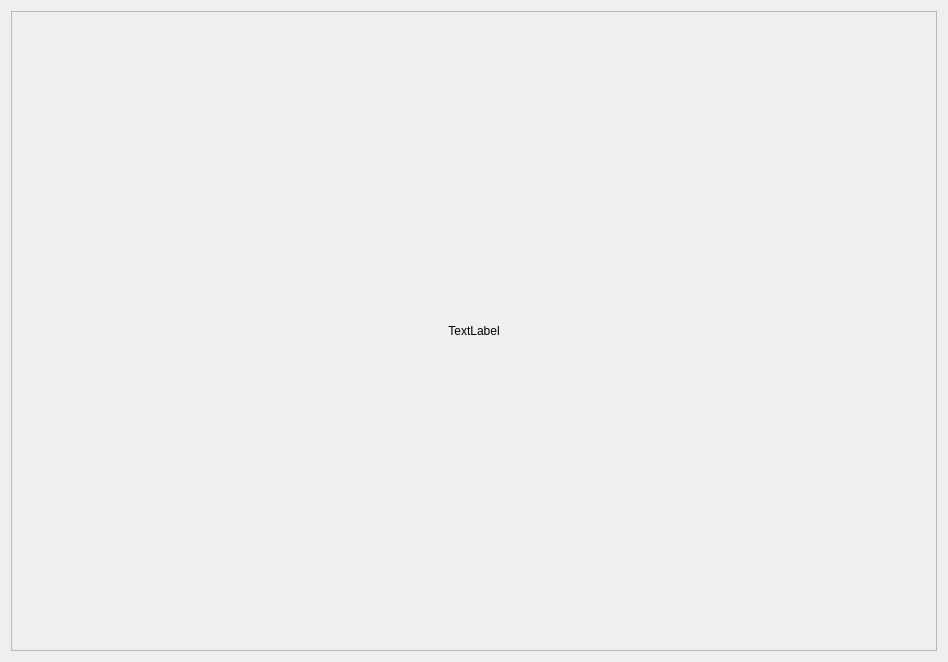
<?xml version="1.0" encoding="UTF-8"?>
<ui version="4.0">
 <class>frozenclass</class>
 <widget class="QWidget" name="frozenclass">
  <property name="geometry">
   <rect>
    <x>0</x>
    <y>0</y>
    <width>948</width>
    <height>662</height>
   </rect>
  </property>
  <property name="windowTitle">
   <string>frozenclass</string>
  </property>
  <layout class="QGridLayout" name="gridLayout">
   <item row="0" column="0">
    <widget class="QScrollArea" name="scrollArea">
     <property name="widgetResizable">
      <bool>true</bool>
     </property>
     <widget class="QWidget" name="scrollAreaWidgetContents">
      <property name="geometry">
       <rect>
        <x>0</x>
        <y>0</y>
        <width>924</width>
        <height>638</height>
       </rect>
      </property>
      <layout class="QGridLayout" name="gridLayout_2">
       <item row="0" column="0">
        <widget class="QLabel" name="label">
         <property name="text">
          <string>TextLabel</string>
         </property>
         <property name="alignment">
          <set>Qt::AlignCenter</set>
         </property>
        </widget>
       </item>
      </layout>
     </widget>
    </widget>
   </item>
  </layout>
 </widget>
 <layoutdefault spacing="6" margin="11"/>
 <resources/>
 <connections/>
</ui>
